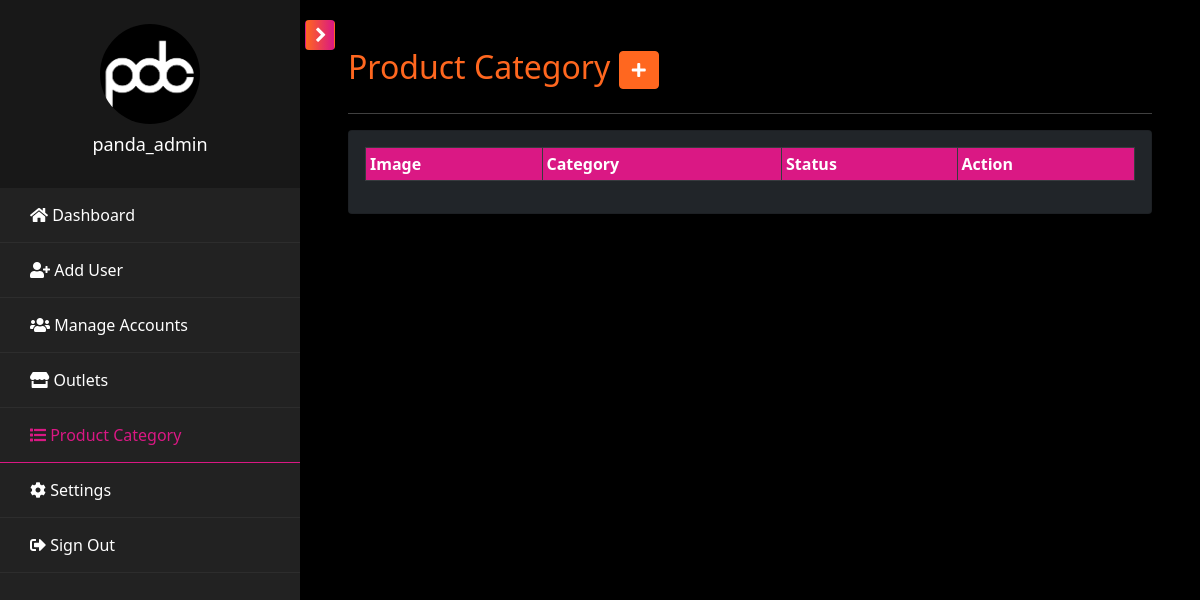
The app's page /pages/admin/admin.product.category.php (signed in), older data.
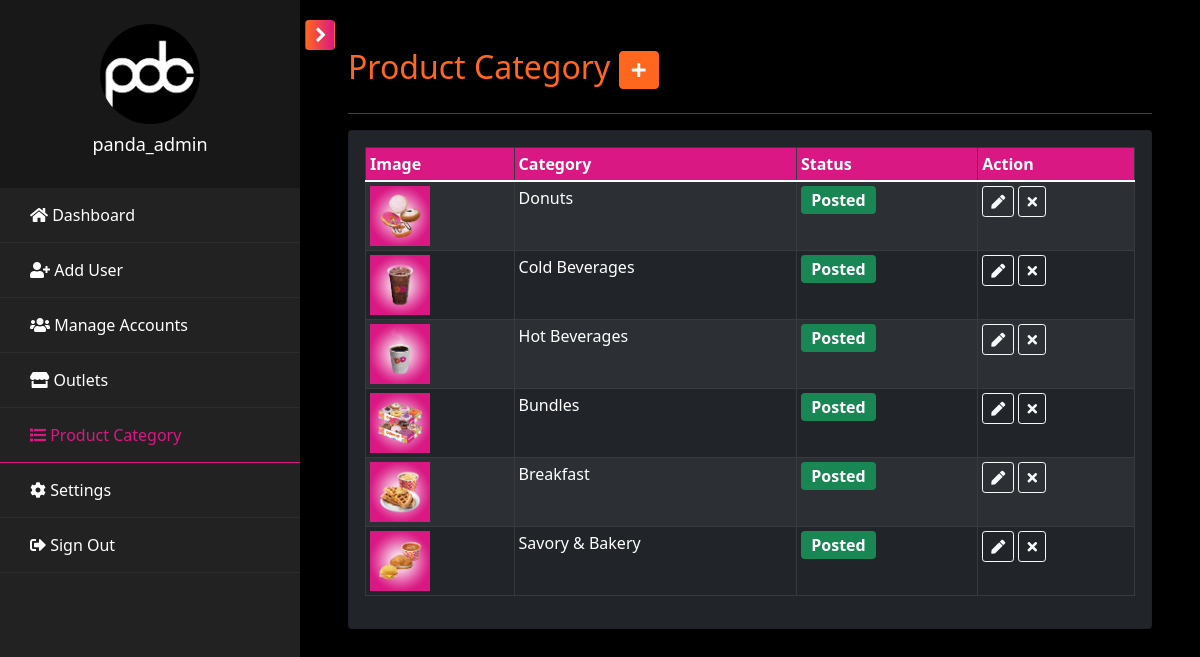
The same page, newer data.
### tables this page shows
CREATE TABLE `tbl_product_category` (
  `id` int(100) NOT NULL,
  `img_name` varchar(2000) NOT NULL,
  `file_path` varchar(2000) NOT NULL,
  `name` varchar(100) NOT NULL,
  `status` enum('Posted','Unposted') NOT NULL,
  `post_date` datetime(6) NOT NULL DEFAULT CURRENT_TIMESTAMP(6)
);

### pages/admin/admin.product.category.php (the view, shortened to what this page needs)
<?php include('admin.header.php'); ?>
            <div id="content" class="p-4 p-md-5 pt-5">
                <h2 class="mb-4 text-orange">Product Category&nbsp;<a href="admin.add.pcategory.php" class="btn btn-orange"><i class="fas fa-plus"></i></a></h2>
                <hr />
                <div class="card bg-dark">
                    <div class="card-body">
                        <div class="table-responsive">
                            <table class="table table-bordered table-striped table-dark table-sm w-100" id="pcategory_table">
                                <thead>
                                    <tr>
                                        <th>Image</th>
                                        <th>Category</th>
                                        <th>Status</th>
                                        <th>Action</th>
                                    </tr>
                                </thead>
                                <tbody>
                                    <?php
                                        $pcategory_qry = mysqli_query($conn, "SELECT * FROM tbl_product_category");
                                        while($rows=mysqli_fetch_array($pcategory_qry)){
                                    ?>
                                        <tr>
                                            <td><img src="../../uploads/product_category/<?php echo $rows["img_name"]; ?>" style="width: 60px; height: auto;" /></td>
                                            <td><?php echo $rows["name"]; ?></td>
                                            <td>
                                                <span class="badge <?php echo $rows["status"] == 'Posted' ? 'bg-success' : 'bg-secondary'; ?>">
                                                    <?php echo ucfirst($rows["status"]); ?>
                                                </span>
                                            </td>
                                            <td>
                                                <a class="btn btn-sm btn-outline-light" href="admin.edit.pcategory.php?id=<?php echo $rows['id']; ?>" title="Edit Category"><i class="fas fa-pen"></i></a>
                                                <?php if ($rows['status'] == 'Posted') { ?>
                                                    <a class="btn btn-sm btn-outline-light" href="process.status.pcategory.php?id=<?php echo $rows['id']; ?>&status=Unposted" title="Unpost">
                                                        <i class="fas fa-times"></i>
                                                    </a>
                                                <?php } else { ?>
                                                    <a class="btn btn-sm btn-outline-light" href="process.status.pcategory.php?id=<?php echo $rows['id']; ?>&status=Posted" title="Post">
                                                        <i class="fas fa-check"></i>
                                                    </a>
                                                <?php } ?>
                                            </td>
                                        </tr>
                                    <?php } ?>
                                </tbody>
                            </table>
                        </div>
                    </div>
                </div>
            </div>
<?php include('admin.footer.php'); ?>

### pages/admin/admin.header.php (shortened to what this page needs)
<?php
$current_page = basename($_SERVER['PHP_SELF']);
$accounts_page = ['admin.accounts.php', 'admin.user.php'];
$outlet_page = ['admin.outlet.php', 'admin.add.outlet.php', 'admin.edit.outlet.php'];
$pcategory_page = ['admin.product.category.php', 'admin.add.pcategory.php', 'admin.edit.pcategory.php'];
?>
<!DOCTYPE html>
<html lang="en">
    <head>
        <link href="../../assets/vendor/bootstrap/css/bootstrap.min.css" rel="stylesheet">
        <link href="../../assets/vendor/bootstrap-icons/bootstrap-icons.css" rel="stylesheet">
        <link href="../../assets/vendor/fontawesome/css/all.min.css" rel="stylesheet">
        <link href="../../assets/vendor/swiper/swiper-bundle.min.css" rel="stylesheet">
        <link href="../../assets/vendor/datatables/jquery.dataTables.min.css" rel="stylesheet">
        <link rel="stylesheet" href="https://stackpath.bootstrapcdn.com/font-awesome/4.7.0/css/font-awesome.min.css">
        <link href="../../assets/css/main.style.css" rel="stylesheet">
    </head>
    <body>
        <div class="wrapper d-flex align-items-stretch">
            <nav id="sidebar">
                <div class="custom-menu">
                    <button type="button" id="sidebarCollapse" class="btn btn-orange">
                    </button>
                </div>
                <div class="img bg-wrap text-center py-4" style="background-image: url(../../assets/img/wallpaper.jpg);">
                    <div class="user-logo">
                        <div class="img" style="background-image: url(../../assets/img/PDC-square.png);"></div>
                        <h3><?php echo $_SESSION['username']; ?></h3>
                    </div>
                </div>
                <ul class="list-unstyled components mb-5">
                    <li class="<?php echo ($current_page == 'admin.dashboard.php') ? 'active' : ''; ?>">
                        <a href="admin.dashboard.php"><span class="fas fa-home mr-3"></span>&nbsp;Dashboard</a>
                    </li>
                    <li class="<?php echo ($current_page == 'admin.register.php') ? 'active' : ''; ?>">
                        <a href="admin.register.php"><span class="fas fa-user-plus mr-3"></span>&nbsp;Add User</a>
                    </li>
                    <li class="<?php echo (in_array($current_page, $accounts_page)) ? 'active' : ''; ?>">
                        <a href="admin.accounts.php"><span class="fas fa-users mr-3"></span>&nbsp;Manage Accounts</a>
                    </li>
                    <li class="<?php echo (in_array($current_page, $outlet_page)) ? 'active' : ''; ?>">
                        <a href="admin.outlet.php"><span class="fas fa-store mr-3"></span>&nbsp;Outlets</a>
                    </li>
                    <li class="<?php echo (in_array($current_page, $pcategory_page)) ? 'active' : ''; ?>">
                        <a href="admin.product.category.php"><span class="fas fa-list mr-3"></span>&nbsp;Product Category</a>
                    </li>
                    <li class="<?php echo ($current_page == 'admin.settings.php') ? 'active' : ''; ?>">
                        <a href="admin.settings.php"><span class="fas fa-cog mr-3"></span>&nbsp;Settings</a>
                    </li>
                    <li>
                        <a href="../../includes/logout.php"><span class="fas fa-sign-out-alt mr-3"></span>&nbsp;Sign Out</a>
                    </li>
                </ul>
            </nav>

### pages/admin/admin.footer.php (shortened to what this page needs)
        </div>
    </body>
</html>

### assets/css/main.style.css (style rules this page uses)
body { background-color: #000; color: #fff; text-align: left; margin: 0; }
.text-orange { color: #FF671F; }
.btn-orange { color: #fff; background-color: #FF671F; border-color: #FF671F; }
.img { background-size: cover; background-repeat: no-repeat; background-position: center center; }
.wrapper { width: 100%; }
#sidebar { min-width: 300px; max-width: 300px; background: #222; color: #fff; -webkit-transition: all 0.3s; -o-transition: all 0.3s; transition: all 0.3s; position: relative; }
#sidebar ul.components { padding: 0; }
#sidebar ul li { font-size: 16px; }
#sidebar ul li a { text-decoration: none; padding: 15px 30px; display: block; color: #fff; border-bottom: 1px solid rgba(255, 255, 255, 0.05); }
#sidebar ul li.active > a { background: transparent; color: #da1884; border-bottom: 1px solid #DA1884; }
#sidebar .custom-menu { display: inline-block; position: absolute; top: 20px; right: 0; margin-right: -35px; -webkit-transition: 0.3s; -o-transition: 0.3s; transition: 0.3s; }
#sidebar .custom-menu .btn.btn-orange { background: linear-gradient(to right, #FF671F, #DA1884); border-color: transparent; position: relative; color: #fff; width: 30px; height: 30px; }
#sidebar .custom-menu .btn.btn-orange:after, #sidebar .custom-menu .btn.btn-orange:before { position: absolute; top: 2px; left: 0; right: 0; bottom: 0; font-family: "FontAwesome"; color: #fff; }
#sidebar .custom-menu .btn.btn-orange:after { content: "\f054"; left: 2px; }
.bg-wrap { width: 100%; position: relative; z-index: 0; }
.bg-wrap:after { z-index: -1; position: absolute; top: 0; left: 0; right: 0; bottom: 0; content: ''; background: #000; opacity: .3; }
.bg-wrap .user-logo .img { width: 100px; height: 100px; border-radius: 50%; margin: 0 auto; margin-bottom: 10px; }
.bg-wrap .user-logo h3 { color: #fff; font-size: 18px; }
#content { width: 100%; padding: 0; min-height: 100vh; -webkit-transition: all 0.3s; -o-transition: all 0.3s; transition: all 0.3s; }
.table-dark { background-color: #222; color: #fff; }
.table-dark .badge { font-size: 1rem; }
.table-dark thead th { background-color: #DA1884; color: #fff; }

Row changes from the older to the newer data that the page shows:
added tbl_product_category: img_name (picture), name "Donuts", status "Posted"
added tbl_product_category: img_name (picture), name "Cold Beverages", status "Posted"
added tbl_product_category: img_name (picture), name "Hot Beverages", status "Posted"
added tbl_product_category: img_name (picture), name "Bundles", status "Posted"
added tbl_product_category: img_name (picture), name "Breakfast", status "Posted"
added tbl_product_category: img_name (picture), name "Savory & Bakery", status "Posted"
